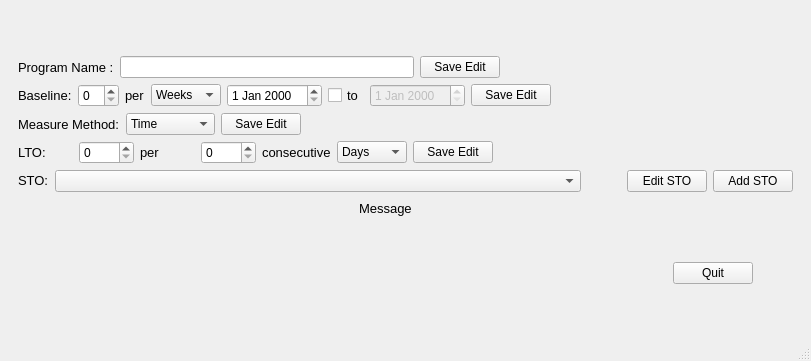
<?xml version="1.0" encoding="UTF-8"?>
<ui version="4.0">
 <class>MainWindow</class>
 <widget class="QMainWindow" name="MainWindow">
  <property name="geometry">
   <rect>
    <x>0</x>
    <y>0</y>
    <width>811</width>
    <height>361</height>
   </rect>
  </property>
  <property name="windowTitle">
   <string>Edit Program View</string>
  </property>
  <widget class="QWidget" name="centralwidget">
   <layout class="QVBoxLayout" name="verticalLayout">
    <item>
     <widget class="QWidget" name="behaviors_widget_2" native="true">
      <property name="enabled">
       <bool>true</bool>
      </property>
      <layout class="QVBoxLayout" name="verticalLayout_2">
       <item>
        <spacer name="verticalSpacer_2">
         <property name="orientation">
          <enum>Qt::Vertical</enum>
         </property>
         <property name="sizeHint" stdset="0">
          <size>
           <width>20</width>
           <height>40</height>
          </size>
         </property>
        </spacer>
       </item>
       <item>
        <layout class="QHBoxLayout" name="horizontalLayout_12">
         <item>
          <widget class="QLabel" name="label_10">
           <property name="font">
            <font>
             <pointsize>10</pointsize>
            </font>
           </property>
           <property name="text">
            <string>Program Name :</string>
           </property>
          </widget>
         </item>
         <item>
          <widget class="QLineEdit" name="programName_lineEdit">
           <property name="font">
            <font>
             <pointsize>9</pointsize>
            </font>
           </property>
          </widget>
         </item>
         <item>
          <widget class="QPushButton" name="name_edit">
           <property name="font">
            <font>
             <pointsize>9</pointsize>
            </font>
           </property>
           <property name="focusPolicy">
            <enum>Qt::NoFocus</enum>
           </property>
           <property name="text">
            <string>Save Edit</string>
           </property>
          </widget>
         </item>
         <item>
          <spacer name="horizontalSpacer_13">
           <property name="orientation">
            <enum>Qt::Horizontal</enum>
           </property>
           <property name="sizeHint" stdset="0">
            <size>
             <width>40</width>
             <height>20</height>
            </size>
           </property>
          </spacer>
         </item>
        </layout>
       </item>
       <item>
        <layout class="QHBoxLayout" name="horizontalLayout_13">
         <item>
          <widget class="QLabel" name="label_12">
           <property name="font">
            <font>
             <pointsize>10</pointsize>
            </font>
           </property>
           <property name="text">
            <string>Baseline:</string>
           </property>
          </widget>
         </item>
         <item>
          <widget class="QSpinBox" name="baselineProgram_spinBox_2">
           <property name="sizePolicy">
            <sizepolicy hsizetype="Fixed" vsizetype="Fixed">
             <horstretch>0</horstretch>
             <verstretch>0</verstretch>
            </sizepolicy>
           </property>
           <property name="font">
            <font>
             <pointsize>9</pointsize>
            </font>
           </property>
          </widget>
         </item>
         <item>
          <widget class="QLabel" name="label_13">
           <property name="font">
            <font>
             <pointsize>10</pointsize>
            </font>
           </property>
           <property name="text">
            <string>per</string>
           </property>
          </widget>
         </item>
         <item>
          <widget class="QComboBox" name="baselineProgram_comboBox">
           <property name="font">
            <font>
             <pointsize>9</pointsize>
            </font>
           </property>
           <item>
            <property name="text">
             <string>Weeks</string>
            </property>
           </item>
           <item>
            <property name="text">
             <string>Months</string>
            </property>
           </item>
          </widget>
         </item>
         <item>
          <widget class="QDateEdit" name="baselineProgram_dateEdit1">
           <property name="font">
            <font>
             <pointsize>9</pointsize>
            </font>
           </property>
          </widget>
         </item>
         <item>
          <widget class="QCheckBox" name="baselineProgram_checkBox_2">
           <property name="font">
            <font>
             <pointsize>10</pointsize>
            </font>
           </property>
           <property name="text">
            <string>to</string>
           </property>
          </widget>
         </item>
         <item>
          <widget class="QDateEdit" name="baselineProgram_dateEdit2">
           <property name="enabled">
            <bool>false</bool>
           </property>
           <property name="font">
            <font>
             <pointsize>9</pointsize>
            </font>
           </property>
          </widget>
         </item>
         <item>
          <widget class="QPushButton" name="baseline_edit">
           <property name="font">
            <font>
             <pointsize>9</pointsize>
            </font>
           </property>
           <property name="focusPolicy">
            <enum>Qt::NoFocus</enum>
           </property>
           <property name="text">
            <string>Save Edit</string>
           </property>
          </widget>
         </item>
         <item>
          <spacer name="horizontalSpacer_14">
           <property name="orientation">
            <enum>Qt::Horizontal</enum>
           </property>
           <property name="sizeHint" stdset="0">
            <size>
             <width>40</width>
             <height>20</height>
            </size>
           </property>
          </spacer>
         </item>
        </layout>
       </item>
       <item>
        <layout class="QHBoxLayout" name="horizontalLayout_14">
         <item>
          <widget class="QLabel" name="label_14">
           <property name="font">
            <font>
             <pointsize>10</pointsize>
            </font>
           </property>
           <property name="text">
            <string>Measure Method:</string>
           </property>
          </widget>
         </item>
         <item>
          <widget class="QComboBox" name="measureProgram_comboBox">
           <property name="sizePolicy">
            <sizepolicy hsizetype="Fixed" vsizetype="Fixed">
             <horstretch>0</horstretch>
             <verstretch>0</verstretch>
            </sizepolicy>
           </property>
           <property name="font">
            <font>
             <pointsize>9</pointsize>
            </font>
           </property>
           <item>
            <property name="text">
             <string>Time</string>
            </property>
           </item>
           <item>
            <property name="text">
             <string>%</string>
            </property>
           </item>
           <item>
            <property name="text">
             <string>Frequence</string>
            </property>
           </item>
          </widget>
         </item>
         <item>
          <widget class="QPushButton" name="measure_edit">
           <property name="font">
            <font>
             <pointsize>9</pointsize>
            </font>
           </property>
           <property name="focusPolicy">
            <enum>Qt::NoFocus</enum>
           </property>
           <property name="text">
            <string>Save Edit</string>
           </property>
          </widget>
         </item>
         <item>
          <spacer name="horizontalSpacer_15">
           <property name="orientation">
            <enum>Qt::Horizontal</enum>
           </property>
           <property name="sizeHint" stdset="0">
            <size>
             <width>40</width>
             <height>20</height>
            </size>
           </property>
          </spacer>
         </item>
        </layout>
       </item>
       <item>
        <layout class="QHBoxLayout" name="horizontalLayout_15">
         <item>
          <widget class="QLabel" name="label_15">
           <property name="font">
            <font>
             <pointsize>10</pointsize>
            </font>
           </property>
           <property name="text">
            <string>LTO:</string>
           </property>
          </widget>
         </item>
         <item>
          <widget class="QSpinBox" name="ltoProgram_spinBox1">
           <property name="font">
            <font>
             <pointsize>9</pointsize>
            </font>
           </property>
          </widget>
         </item>
         <item>
          <widget class="QLabel" name="label_16">
           <property name="font">
            <font>
             <pointsize>10</pointsize>
            </font>
           </property>
           <property name="text">
            <string>per</string>
           </property>
          </widget>
         </item>
         <item>
          <widget class="QSpinBox" name="ltoProgram_spinBox2">
           <property name="font">
            <font>
             <pointsize>9</pointsize>
            </font>
           </property>
          </widget>
         </item>
         <item>
          <widget class="QLabel" name="label_17">
           <property name="font">
            <font>
             <pointsize>10</pointsize>
            </font>
           </property>
           <property name="text">
            <string>consecutive</string>
           </property>
          </widget>
         </item>
         <item>
          <widget class="QComboBox" name="ltoProgram_comboBox">
           <property name="font">
            <font>
             <pointsize>9</pointsize>
            </font>
           </property>
           <item>
            <property name="text">
             <string>Days</string>
            </property>
           </item>
           <item>
            <property name="text">
             <string>Weeks</string>
            </property>
           </item>
           <item>
            <property name="text">
             <string>Months</string>
            </property>
           </item>
          </widget>
         </item>
         <item>
          <widget class="QPushButton" name="lto_edit">
           <property name="font">
            <font>
             <pointsize>9</pointsize>
            </font>
           </property>
           <property name="focusPolicy">
            <enum>Qt::NoFocus</enum>
           </property>
           <property name="text">
            <string>Save Edit</string>
           </property>
          </widget>
         </item>
         <item>
          <spacer name="horizontalSpacer_16">
           <property name="orientation">
            <enum>Qt::Horizontal</enum>
           </property>
           <property name="sizeType">
            <enum>QSizePolicy::Fixed</enum>
           </property>
           <property name="sizeHint" stdset="0">
            <size>
             <width>300</width>
             <height>20</height>
            </size>
           </property>
          </spacer>
         </item>
        </layout>
       </item>
       <item>
        <layout class="QHBoxLayout" name="horizontalLayout_9">
         <item>
          <widget class="QLabel" name="label_5">
           <property name="sizePolicy">
            <sizepolicy hsizetype="Fixed" vsizetype="Fixed">
             <horstretch>0</horstretch>
             <verstretch>0</verstretch>
            </sizepolicy>
           </property>
           <property name="font">
            <font>
             <pointsize>10</pointsize>
            </font>
           </property>
           <property name="text">
            <string>STO:</string>
           </property>
          </widget>
         </item>
         <item>
          <widget class="QComboBox" name="sto_comboBox">
           <property name="sizePolicy">
            <sizepolicy hsizetype="Preferred" vsizetype="Fixed">
             <horstretch>0</horstretch>
             <verstretch>0</verstretch>
            </sizepolicy>
           </property>
           <property name="font">
            <font>
             <pointsize>9</pointsize>
            </font>
           </property>
          </widget>
         </item>
         <item>
          <spacer name="horizontalSpacer_23">
           <property name="orientation">
            <enum>Qt::Horizontal</enum>
           </property>
           <property name="sizeType">
            <enum>QSizePolicy::Fixed</enum>
           </property>
           <property name="sizeHint" stdset="0">
            <size>
             <width>40</width>
             <height>20</height>
            </size>
           </property>
          </spacer>
         </item>
         <item>
          <widget class="QPushButton" name="sto_edit">
           <property name="sizePolicy">
            <sizepolicy hsizetype="Fixed" vsizetype="Fixed">
             <horstretch>0</horstretch>
             <verstretch>0</verstretch>
            </sizepolicy>
           </property>
           <property name="font">
            <font>
             <pointsize>9</pointsize>
            </font>
           </property>
           <property name="focusPolicy">
            <enum>Qt::NoFocus</enum>
           </property>
           <property name="text">
            <string>Edit STO</string>
           </property>
          </widget>
         </item>
         <item>
          <widget class="QPushButton" name="addStoProgram_pushButton">
           <property name="sizePolicy">
            <sizepolicy hsizetype="Fixed" vsizetype="Fixed">
             <horstretch>0</horstretch>
             <verstretch>0</verstretch>
            </sizepolicy>
           </property>
           <property name="font">
            <font>
             <pointsize>9</pointsize>
            </font>
           </property>
           <property name="focusPolicy">
            <enum>Qt::NoFocus</enum>
           </property>
           <property name="text">
            <string>Add STO</string>
           </property>
          </widget>
         </item>
        </layout>
       </item>
       <item>
        <layout class="QHBoxLayout" name="horizontalLayout_10">
         <item>
          <spacer name="horizontalSpacer_19">
           <property name="orientation">
            <enum>Qt::Horizontal</enum>
           </property>
           <property name="sizeHint" stdset="0">
            <size>
             <width>40</width>
             <height>20</height>
            </size>
           </property>
          </spacer>
         </item>
         <item>
          <widget class="QLabel" name="stoProgram_message">
           <property name="font">
            <font>
             <pointsize>10</pointsize>
            </font>
           </property>
           <property name="text">
            <string>Message</string>
           </property>
          </widget>
         </item>
         <item>
          <spacer name="horizontalSpacer_20">
           <property name="orientation">
            <enum>Qt::Horizontal</enum>
           </property>
           <property name="sizeHint" stdset="0">
            <size>
             <width>40</width>
             <height>20</height>
            </size>
           </property>
          </spacer>
         </item>
         <item>
          <spacer name="horizontalSpacer_24">
           <property name="orientation">
            <enum>Qt::Horizontal</enum>
           </property>
           <property name="sizeType">
            <enum>QSizePolicy::Fixed</enum>
           </property>
           <property name="sizeHint" stdset="0">
            <size>
             <width>40</width>
             <height>20</height>
            </size>
           </property>
          </spacer>
         </item>
        </layout>
       </item>
       <item>
        <spacer name="verticalSpacer">
         <property name="orientation">
          <enum>Qt::Vertical</enum>
         </property>
         <property name="sizeHint" stdset="0">
          <size>
           <width>20</width>
           <height>40</height>
          </size>
         </property>
        </spacer>
       </item>
       <item>
        <layout class="QHBoxLayout" name="horizontalLayout_18">
         <item>
          <spacer name="horizontalSpacer_17">
           <property name="orientation">
            <enum>Qt::Horizontal</enum>
           </property>
           <property name="sizeHint" stdset="0">
            <size>
             <width>40</width>
             <height>20</height>
            </size>
           </property>
          </spacer>
         </item>
         <item>
          <widget class="QPushButton" name="cancelProgram_pushButton">
           <property name="font">
            <font>
             <pointsize>9</pointsize>
            </font>
           </property>
           <property name="focusPolicy">
            <enum>Qt::NoFocus</enum>
           </property>
           <property name="text">
            <string>Quit</string>
           </property>
          </widget>
         </item>
         <item>
          <spacer name="horizontalSpacer_18">
           <property name="orientation">
            <enum>Qt::Horizontal</enum>
           </property>
           <property name="sizeType">
            <enum>QSizePolicy::Fixed</enum>
           </property>
           <property name="sizeHint" stdset="0">
            <size>
             <width>40</width>
             <height>20</height>
            </size>
           </property>
          </spacer>
         </item>
        </layout>
       </item>
      </layout>
     </widget>
    </item>
    <item>
     <spacer name="verticalSpacer_3">
      <property name="orientation">
       <enum>Qt::Vertical</enum>
      </property>
      <property name="sizeHint" stdset="0">
       <size>
        <width>20</width>
        <height>40</height>
       </size>
      </property>
     </spacer>
    </item>
   </layout>
  </widget>
  <widget class="QMenuBar" name="menubar">
   <property name="geometry">
    <rect>
     <x>0</x>
     <y>0</y>
     <width>811</width>
     <height>26</height>
    </rect>
   </property>
  </widget>
  <widget class="QStatusBar" name="statusbar"/>
 </widget>
 <resources/>
 <connections/>
</ui>
